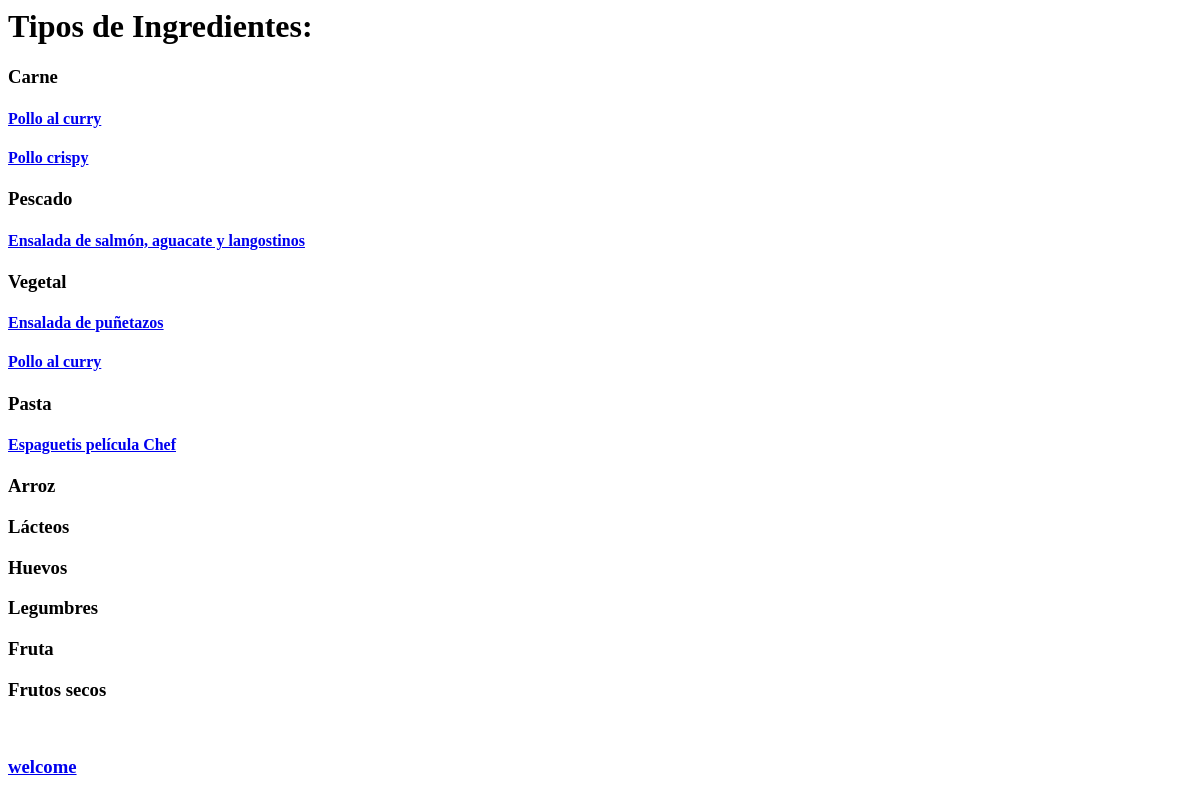
/listaIngredientes, run on an earlier commit of the app's database.
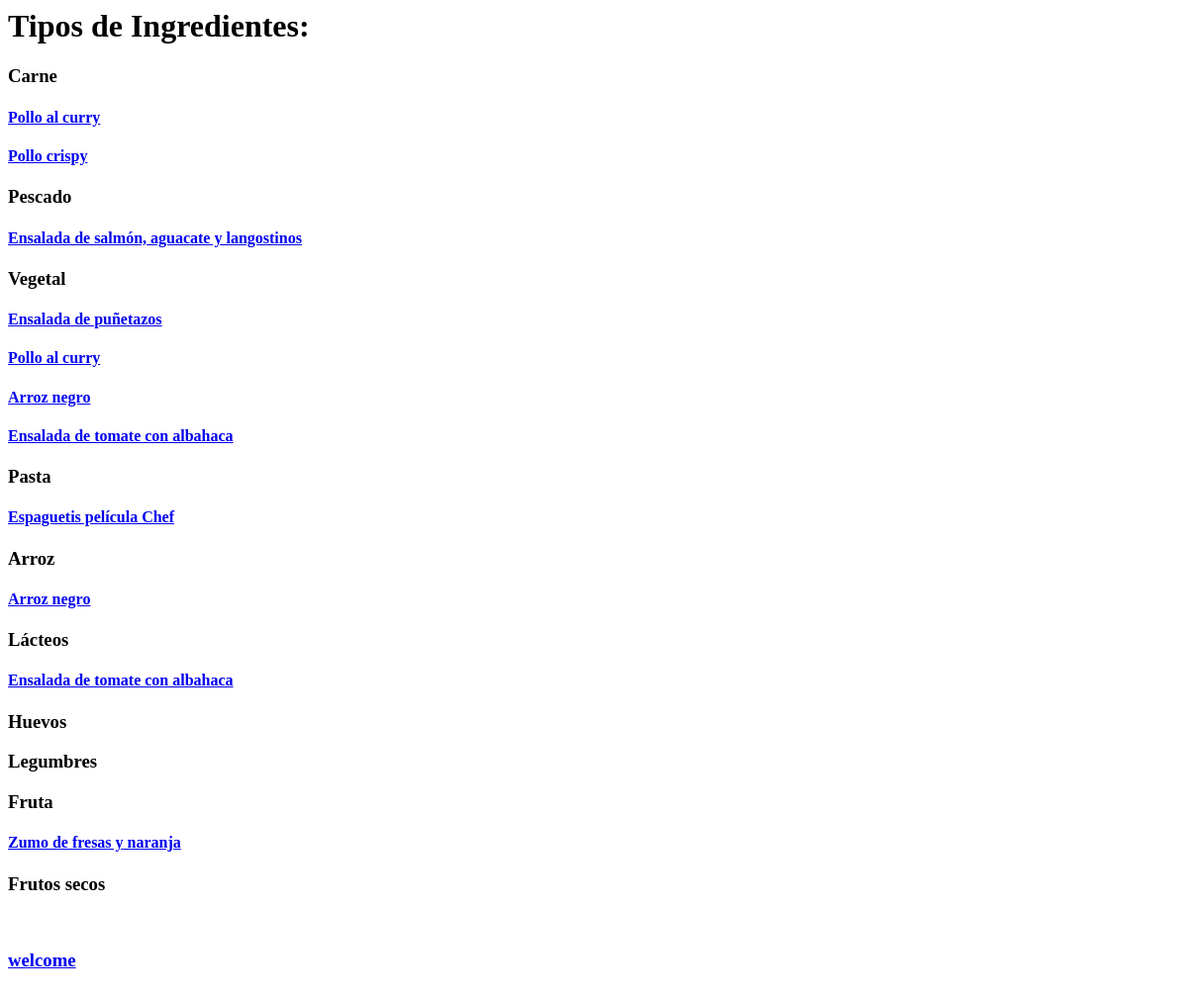
And on a later commit of the database.
### RecipesAndFun/models.py (models this page shows, shortened)
class receta(models.Model):
    nombre_receta= models.CharField(max_length=100)
    ingredientes= models.TextField(help_text='Escribe los ingredientes')
    preparacion= models.TextField(verbose_name='Preparacion')
    tiempo_preparacion= models.IntegerField
    comentarios= models.CharField(help_text='Espacio para comentarios', max_length=1000, null=True)
    puntuacion= models.IntegerField
    fecha_publicacion= models.DateTimeField(blank=True, null=True)
    autor= models.ForeignKey(User, on_delete=models.CASCADE)

### RecipesAndFun/views.py (the view)
# urls.py: path('listaIngredientes', views.ingredient_list),
def ingredient_list(request):
    context={}
    tipo_comida ={}
    tipo_comida['carne'] = ingrediente.objects.filter(tipo='carne')
    tipo_comida['pescado'] = ingrediente.objects.filter(tipo='pescado')
    tipo_comida['vegetal'] = ingrediente.objects.filter(tipo='vegetal')
    tipo_comida['pasta'] = ingrediente.objects.filter(tipo='pasta')
    tipo_comida['arroz'] = ingrediente.objects.filter(tipo='arroz')
    tipo_comida['lacteo'] = ingrediente.objects.filter(tipo='lacteo')
    tipo_comida['fruta'] = ingrediente.objects.filter(tipo='fruta')
    tipo_comida['huevos'] = ingrediente.objects.filter(tipo='huevos')
    tipo_comida['legumbres'] = ingrediente.objects.filter(tipo='legumbres')
    tipo_comida['frutossecos'] = ingrediente.objects.filter(tipo='frutossecos')
    recetas_de = {}
    recetas_de['pollo'] = receta.objects.filter(ingredientes__contains='pollo')
    recetas_de['salmon'] = receta.objects.filter(ingredientes__contains='salmon')
    recetas_de['tomate'] = receta.objects.filter(ingredientes__contains='tomate')
    recetas_de['espaguetis'] = receta.objects.filter(ingredientes__contains='espaguetis')
    recetas_de['arroz'] = receta.objects.filter(ingredientes__contains='arroz')
    recetas_de['queso'] = receta.objects.filter(ingredientes__contains='queso')
    recetas_de['huevos'] = receta.objects.filter(ingredientes__contains='huevos')
    recetas_de['lentejas'] = receta.objects.filter(ingredientes__contains='lentejas')
    recetas_de['nueces'] = receta.objects.filter(ingredientes__contains='nueces')
    recetas_de['fresas'] = receta.objects.filter(ingredientes__contains='fresas')
    context={
        'recetas_de':recetas_de,
        'tipo_comida':tipo_comida
    }
    return render(request, "listaIngredientes.html", context)

### templates/listaIngredientes.html (shortened to what this page needs)
<h1>
    Tipos de Ingredientes:
</h1>
<h3>Carne</h3>
{%  for receta in recetas_de.pollo %}
    <div>
        <h4><a href="{% url 'recipe_details' receta.id %}">
            {{ receta.nombre_receta }}</a></h4>
    </div>
{% endfor %}
<h3>Pescado</h3>
{%  for receta in recetas_de.salmon %}
    <div>
        <h4><a href="{% url 'recipe_details' receta.id %}">
            {{ receta.nombre_receta }}</a></h4>
    </div>
{% endfor %}
<h3>Vegetal</h3>
{%  for receta in recetas_de.tomate %}
    <div>
        <h4><a href="{% url 'recipe_details' receta.id %}">
            {{ receta.nombre_receta }}</a></h4>
    </div>
{% endfor %}
<h3>Pasta</h3>
{%  for receta in recetas_de.espaguetis %}
    <div>
        <h4><a href="{% url 'recipe_details' receta.id %}">
            {{ receta.nombre_receta }}</a></h4>
    </div>
{% endfor %}
<h3>Arroz</h3>
{%  for receta in recetas_de.arroz %}
    <div>
        <h4><a href="{% url 'recipe_details' receta.id %}">
            {{ receta.nombre_receta }}</a></h4>
    </div>
{% endfor %}
<h3>Lácteos</h3>
{%  for receta in recetas_de.queso %}
    <div>
        <h4><a href="{% url 'recipe_details' receta.id %}">
            {{ receta.nombre_receta }}</a></h4>
    </div>
{% endfor %}
<h3>Huevos</h3>
<h3>Legumbres</h3>
<h3>Fruta</h3>
{%  for receta in recetas_de.fresas %}
    <div>
        <h4><a href="{% url 'recipe_details' receta.id %}">
            {{ receta.nombre_receta }}</a></h4>
    </div>
{% endfor %}
<h3>Frutos secos</h3>
    <h3><a href="/welcome">welcome </a></h3>

What changed in the data, as far as the page shows it:
added receta: nombre_receta "Arroz negro"
added receta: nombre_receta "Ensalada de tomate con albahaca"
added receta: nombre_receta "Zumo de fresas y naranja", shown under "Fruta"
